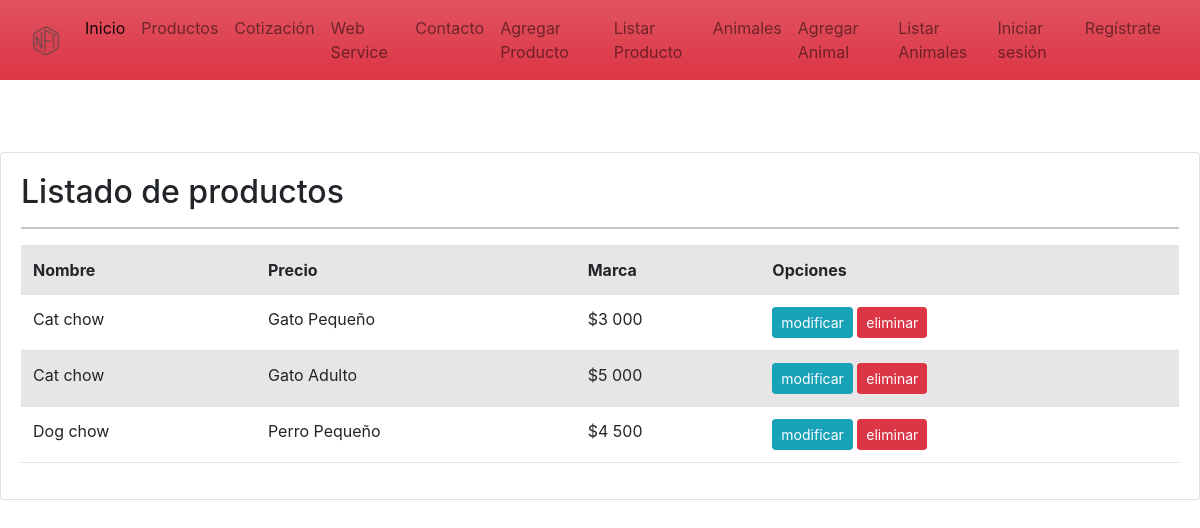
Screenshot of /listar-productos/ with the database file from the repository.
### app/models.py (models this page shows, shortened)
class Producto(models.Model):
    nombre = models.CharField(max_length=50)
    precio = models.IntegerField()
    descripcion = models.TextField()
    marca = models.ForeignKey(Marca, on_delete=models.PROTECT)
    imagen = models.ImageField(upload_to="productos",null=True)

class Marca(models.Model):
    nombre = models.CharField(max_length=50)
    def __str__(self):
        return self.nombre

### app/views.py (the view)
# urls.py: path('listar-productos/', listar_productos, name="listar_productos"),
def listar_productos(request):
    productos = Producto.objects.all()
    data = {
        'productos': productos
    }
    return render(request, 'app/producto/listar.html',data)

### app/templates/app/producto/listar.html
{% extends 'app/base.html' %}
{% block contenido %}
{% load humanize %}
<br>
<br>
<br>
<div class="card">
    <div class="card-body">
        <h2>Listado de productos</h2>
        <hr>
        <table class="table table-striped table-hover table-responsive-sm">
            <tr>
                <th>Nombre</th>
                <th>Precio</th>
                <th>Marca</th>
                <th>Opciones</th>
            </tr>
            {% for p in productos %}
            <tr>
                <td> {{ p.marca | capfirst }}  </td>
                <td> {{ p.nombre | title }}  </td>
                <td> ${{ p.precio | intcomma }}  </td>
                <td>
                    <a href="{% url 'modificar_producto' p.id %}" class="btn btn-info btn-sm">modificar</a>
                    <a href="{% url 'eliminar_producto' p.id %}" class="btn btn-danger btn-sm">eliminar</a>
                </td>
            </tr>
            {% endfor %}
        </table>
    </div>
</div>
{% endblock %}

### rows the page displays
Producto: marca "Cat chow", nombre "Gato Pequeño", precio "3 000"
Producto: marca "Cat chow", nombre "Gato Adulto", precio "5 000"
Producto: marca "Dog chow", nombre "Perro Pequeño", precio "4 500"
